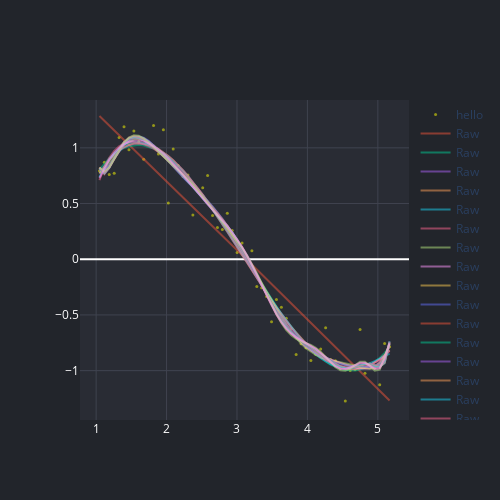

Notebook code for this chart:
### Markdown cell above
# Plot results

### Code cell
data = []

data.append(scatter(df.x, df.y, 'hello', mode='markers', color='yellow'))

#Initialize a dataframe to store the results:
col = ['rss','intercept'] + ['coef_x_%d'%i for i in range(1,20)]
ind = ['model_pow_%d'%i for i in range(1,20)]
coef_matrix = pd.DataFrame(index=ind, columns=col)

for i in range(2,20):
    plot, res = helper.regression(df, i, linear_model.LinearRegression())
    data.append(plot)
    coef_matrix.iloc[i-1,0:i+2] = res

fig = go.Figure(data=data)
render(fig)
